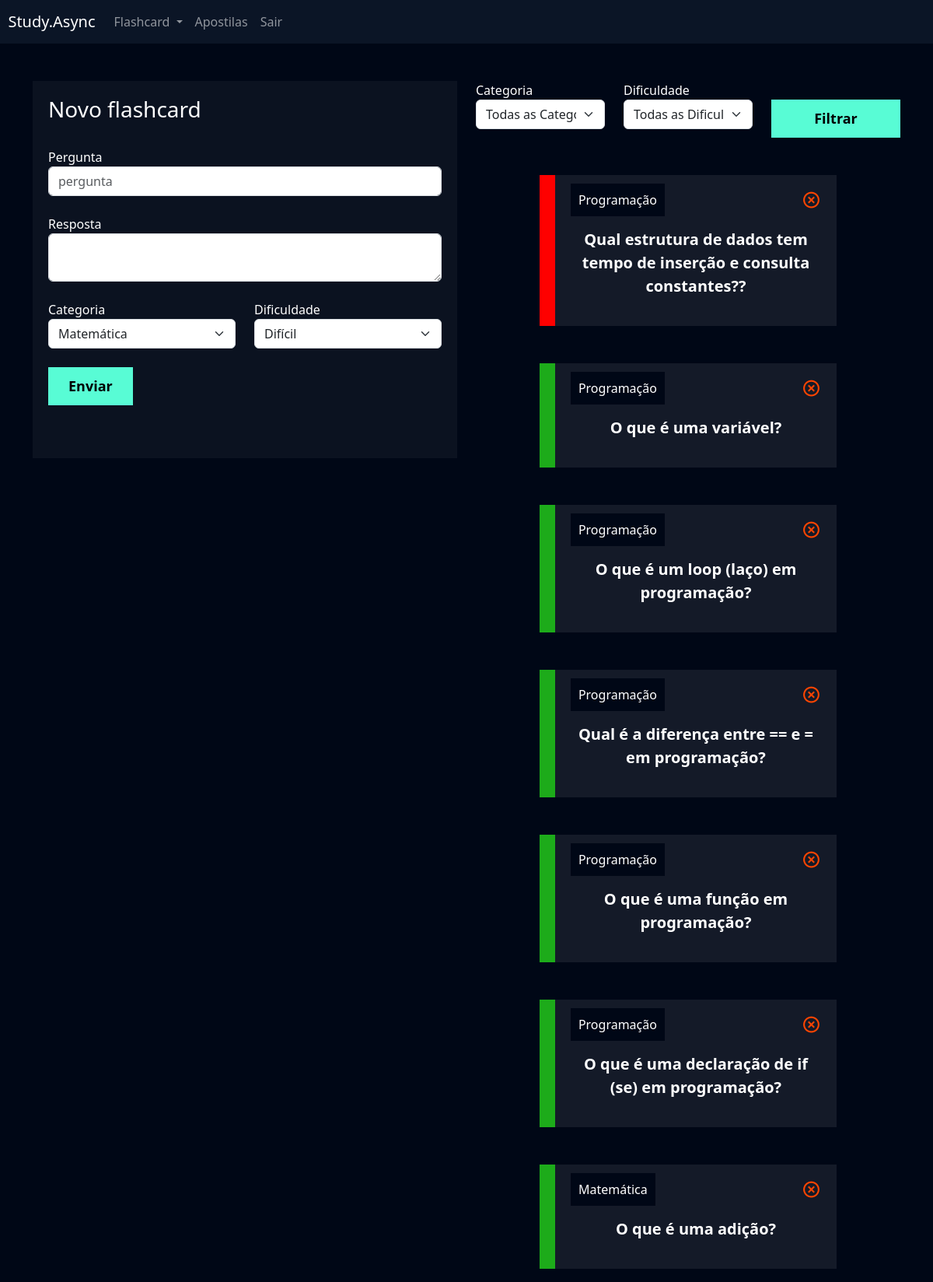
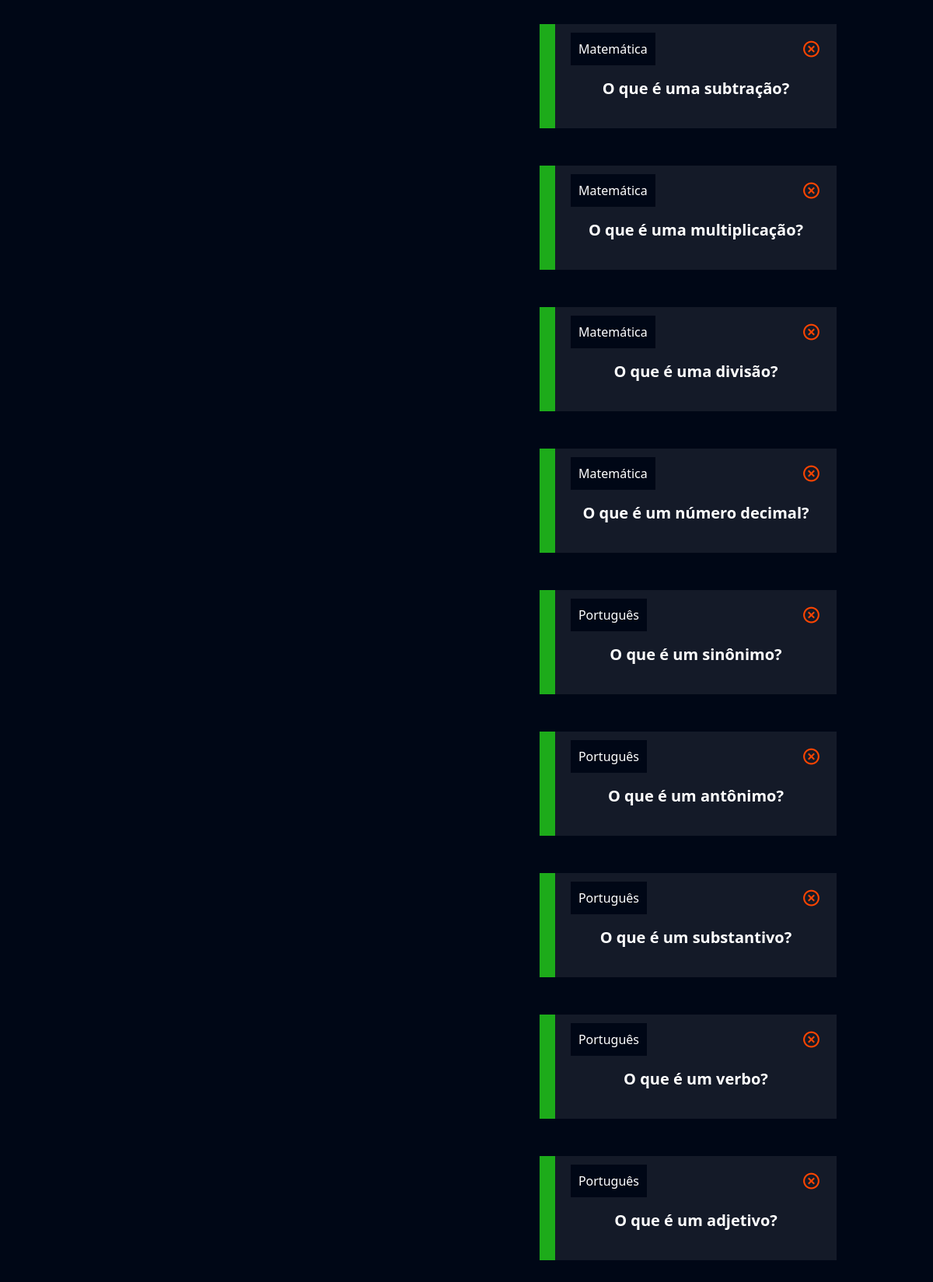
Screenshot of /flashcard/novo_flashcard/ (signed in) with the database file from the repository (2 pictures, top to bottom).
### flashcard/models.py (models this page shows, shortened)
class Flashcard(models.Model):
    DIFICULDADE_CHOICES = (('D', 'Difícil'), ('M', 'Médio'), ('F', 'Fácil'))
    user = models.ForeignKey(User, on_delete=models.DO_NOTHING)
    pergunta = models.CharField(max_length=100)
    resposta = models.TextField()
    categoria = models.ForeignKey(Categoria, on_delete=models.DO_NOTHING)
    dificuldade = models.CharField(max_length=1, choices=DIFICULDADE_CHOICES)
    @property
    def css_dificuldade(self):
        if self.dificuldade == 'F':
            return 'flashcard-facil'
        elif self.dificuldade == 'M':
            return 'flashcard-medio'
        elif self.dificuldade == 'D':
            return 'flashcard-dificil'

class Categoria(models.Model):
    nome = models.CharField(max_length=20)
    def __str__(self):
        return self.nome

### flashcard/views.py (the view, shortened to what this page needs)
# urls.py: path('novo_flashcard/', views.novo_flashcard, name='novo_flashcard'),
def novo_flashcard(request):
    if not request.user.is_authenticated:
        return redirect('/usuarios/logar')
    if request.method == "GET":
        categorias = Categoria.objects.all()
        dificuldades = Flashcard.DIFICULDADE_CHOICES
        flashcards = Flashcard.objects.filter(user=request.user)
        categoria_filtrar = request.GET.get('categoria')
        dificuldade_filtrar = request.GET.get('dificuldade')
        if categoria_filtrar:
            flashcards = flashcards.filter(categoria__id=categoria_filtrar)
        if dificuldade_filtrar:
            flashcards = flashcards.filter(dificuldade=dificuldade_filtrar)
        return render(request,'novo_flashcard.html', {'categorias': categorias,
                                                      'dificuldades': dificuldades,
                                                      'flashcards': flashcards})

### flashcard/templates/novo_flashcard.html (shortened to what this page needs)
{% extends "base.html" %}
{% load static %}
{% block 'cabecalho' %}
    <link href="{% static 'usuarios/css/cadastro.css' %}" rel="stylesheet">
    <link href='https://unpkg.com/boxicons@2.1.4/css/boxicons.min.css' rel='stylesheet'>
    <link href="{% static 'flashcard/css/novo_flashcard.css' %}" rel="stylesheet">
{% endblock 'cabecalho' %}
{% block 'conteudo' %}
    {% include "partials/header.html" %}
    <div class="container">
        <br>
        <br>
        <div class="row">
            <div class="col-md">
                <div class="box-form">
                    <form action="{% url 'novo_flashcard' %}" method="POST"> {% csrf_token %}
                        <h3>Novo flashcard</h3>
                        <br>
                        <label>Pergunta</label>
                        <input type="text" class="form-control" placeholder="pergunta" name="pergunta">
                        <br>
                        <label>Resposta</label>
                        <textarea class="form-control" name="resposta"></textarea>
                        <br>
                        <div class="row">
                                <div class="col-md">
                                    <label for="">Categoria</label>
                                    <select class="form-select" name="categoria">
                                        {% for categoria in categorias %}
                                            <option value="{{categoria.id}}">{{categoria}}</option>
                                        {% endfor %}
                                    </select>
                                </div>
                                <div class="col-md">
                                    <label for="">Dificuldade</label>
                                    <select class="form-select" name="dificuldade">
                                        {% for dificuldade in dificuldades %}
                                            <option value="{{dificuldade.0}}">{{dificuldade.1}}</option>
                                        {% endfor %}
                                    </select>
                                </div>
                        </div>
                        <br>
                        <input type="submit" value="Enviar" class="btn-cadastro">
                        <br>
                        <br>
                        <br>
                    </form>
                </div>
            </div>
            <div class="col-md">
                <form action="{% url 'novo_flashcard' %}" method="GET">
                    <div class="row">
                        <div class="col-md">
                            <label for="">Categoria</label>
                            <select name="categoria" id="" class="form-select">
                                <option value="">Todas as Categorias</option>
                            </select>
                        </div>
                        <div class="col-md">
                            <label for="">Dificuldade</label>
                            <select name="dificuldade" id="" class="form-select">
                                <option value="">Todas as Dificuldades</option>
                            </select>
                        </div>
                        <div class="col-md">
                            <br>
                            <input type="submit" style="width: 100%" value="Filtrar" class="btn-cadastro">
                        </div>
                    </div>
                </form>
                <br>
                <br>
                {% for flash in flashcards %}
                <div class="box-new-flashcard"  onclick="flip_card({{flash.id}})">
                        <div class="flashcard {{flash.css_dificuldade}}">
                            <div class="flashcard-categoria">
                                {{flash.categoria}}
                            </div>
                            <a href="{% url 'deletar_flashcard' flash.id %}"><i class='icone-exit bx bx-x-circle'></i></a>
                            <br>
                            <br>
                            <div class="flashcard-box-item">
                                <p class="flashcard-item">{{flash.pergunta}}</p>
                            </div>
                        </div>
                    </div>
                    <br>
                    <br>
                {% endfor %}
            </div>
        </div>
    </div>
{% endblock 'conteudo' %}

### templates/static/geral/css/base.css (style rules this page uses)
:root { --main-color: #0b1526; --dark-color: #000716; --secondary-dark-color: rgb(15, 2, 26); --light-color: #00c1f3; --contrast-color: #f4c96b; --differential-color: #58fcd5; }
body { background-color: var(--dark-color) !important; color: white !important; }

### templates/static/usuarios/css/cadastro.css (style rules this page uses)
* { margin: 0; padding: 0; }
.box-form { padding: 20px; background-color: rgba(217,217,217, .05); color: white !important; }
.btn-cadastro { padding: 10px; background-color: #58fcd5; border: none; border: 1px solid #58fcd5; font-size: 18px; font-weight: bold; padding-left: 25px; padding-right: 25px; }

### templates/static/flashcard/css/novo_flashcard.css (style rules this page uses)
.box-new-flashcard { width: 70%; margin: auto; }
.flashcard { background-color: rgba(255, 255, 255, .08); padding: 20px; }
.flashcard-box-item { text-align: center; }
.flashcard p { font-size: 20px; font-weight: bold; cursor: pointer; }
.flashcard-facil { border-left: 20px solid #1DAB1A; }
.flashcard-dificil { border-left: 20px solid #FE0000; }
.flashcard-categoria { background-color: var(--dark-color); display: inline; padding: 10px; }
.icone-exit { float: right; font-size: 25px; color: orangered; }

### rows the page displays
Flashcard: categoria "Programação", pergunta "Qual estrutura de dados tem tempo de inserção e consulta constantes??"
Flashcard: categoria "Programação", pergunta "O que é uma variável?"
Flashcard: categoria "Programação", pergunta "O que é um loop (laço) em programação?"
Flashcard: categoria "Programação", pergunta "Qual é a diferença entre == e = em programação?"
Flashcard: categoria "Programação", pergunta "O que é uma função em programação?"
Flashcard: categoria "Programação", pergunta "O que é uma declaração de if (se) em programação?"
Flashcard: categoria "Matemática", pergunta "O que é uma adição?"
Flashcard: categoria "Matemática", pergunta "O que é uma subtração?"
Flashcard: categoria "Matemática", pergunta "O que é uma multiplicação?"
Flashcard: categoria "Matemática", pergunta "O que é uma divisão?"
Flashcard: categoria "Matemática", pergunta "O que é um número decimal?"
Flashcard: categoria "Português", pergunta "O que é um sinônimo?"
Flashcard: categoria "Português", pergunta "O que é um antônimo?"
Flashcard: categoria "Português", pergunta "O que é um substantivo?"
Flashcard: categoria "Português", pergunta "O que é um verbo?"
Flashcard: categoria "Português", pergunta "O que é um adjetivo?"

### other values shown
form field categoria "Matemática"
form field dificuldade "Difícil"
